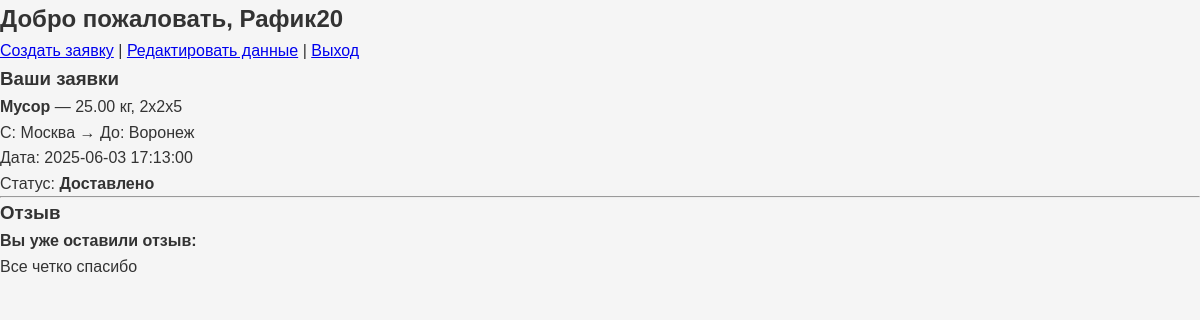
The app's page /dashboard.php (signed in) with its own data.
### tables this page shows
CREATE TABLE `requests` (
  `id` int NOT NULL,
  `user_id` int NOT NULL,
  `cargo_type` enum('Хрупкое','Скоропортящееся','Требуется рефрижератор','Животные','Жидкость','Мебель','Мусор') NOT NULL,
  `weight` decimal(10,2) NOT NULL,
  `dimensions` varchar(100) NOT NULL,
  `departure_address` varchar(255) NOT NULL,
  `delivery_address` varchar(255) NOT NULL,
  `transport_datetime` datetime NOT NULL,
  `status` enum('Новая','В работе','Отменена','Доставлено','Завершено') DEFAULT 'Новая',
  `created_at` timestamp NULL DEFAULT CURRENT_TIMESTAMP
);

CREATE TABLE `reviews` (
  `id` int NOT NULL,
  `user_id` int NOT NULL,
  `comment` text NOT NULL,
  `created_at` timestamp NULL DEFAULT CURRENT_TIMESTAMP
);

### dashboard.php (the view, shortened to what this page needs)
<?php
require_once 'includes/auth_check.php';
$user_id = $_SESSION['user_id'];
$stmt = $pdo->prepare("SELECT * FROM requests WHERE user_id = ? ORDER BY created_at DESC");
$stmt->execute([$user_id]);
$requests = $stmt->fetchAll();
$revStmt = $pdo->prepare("SELECT * FROM reviews WHERE user_id = ?");
$revStmt->execute([$user_id]);
$review = $revStmt->fetch();
?>
<!DOCTYPE html>
<html lang="ru">
<head>
    <link rel="stylesheet" href="css/style.css">
</head>
<body>
    <h2>Добро пожаловать, <?= htmlspecialchars($_SESSION['username']) ?></h2>
    <p><a href="new_request.php">Создать заявку</a> |
       <a href="edit_profile.php">Редактировать данные</a> |
       <a href="logout.php">Выход</a></p>
    <h3>Ваши заявки</h3>
    <?php if ($requests): ?>
        <ul>
            <?php foreach ($requests as $req): ?>
                <li>
                    <strong><?= htmlspecialchars($req['cargo_type']) ?></strong> —
                    <?= htmlspecialchars($req['weight']) ?> кг,
                    <?= htmlspecialchars($req['dimensions']) ?> <br>
                    С: <?= htmlspecialchars($req['departure_address']) ?> → До: <?= htmlspecialchars($req['delivery_address']) ?><br>
                    Дата: <?= htmlspecialchars($req['transport_datetime']) ?><br>
                    Статус: <strong><?= htmlspecialchars($req['status']) ?></strong>
                    <hr>
                </li>
            <?php endforeach; ?>
        </ul>
    <?php else: ?>
        <p>Вы ещё не создавали заявок.</p>
    <?php endif; ?>
    <h3>Отзыв</h3>
    <?php if ($review): ?>
        <p><strong>Вы уже оставили отзыв:</strong></p>
        <blockquote><?= htmlspecialchars($review['comment']) ?></blockquote>
    <?php else: ?>
        <button onclick="document.getElementById('reviewModal').style.display='flex'">Оставить отзыв</button>
    <?php endif; ?>
</body>
</html>

### css/style.css (style rules this page uses)
* { margin: 0; padding: 0; box-sizing: border-box; font-family: 'Arial', sans-serif; }
body { background-color: #f5f5f5; color: #333; line-height: 1.6; }

### records on screen
requests: cargo_type "Мусор", weight "25.00", dimensions "2x2x5", departure_address "Москва", delivery_address "Воронеж", transport_datetime "2025-06-03 17:13:00", status "Доставлено"
reviews: comment "Все четко спасибо"

### other values on screen
$_SESSION['username'] "Рафик20"
